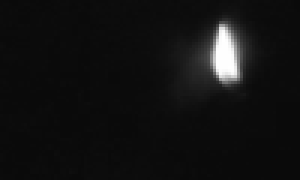
//> input picture cpp/RPi/testimg.bmp, 100 x 60 px (shown 3 times larger)
$ ./fireLocCPP testimg.bmp   (built with g++ and OpenCV 4)
//> lines starting //> are read from the running program, lines starting //| are printed output that depends on the picture; after the words box and inside, x2 and y2 are one past the last pixel; in counts of white or black regions, pixels touching at a corner belong together
//> further down, data is the input picture: 60 rows x 100 cols, CV_8UC1; min 10, max 255, mean 18.2
#include <stdio.h>
#include <opencv2/opencv.hpp>

using namespace cv;

void findFire(Mat data){
	Mat blur, thresh;
	double maxVal;
	Scalar meanVal;
	GaussianBlur(data, blur, Size(3,3), 2);
	meanVal = mean(blur);
//> meanVal = Scalar(18.2)
	minMaxLoc(blur, NULL, &maxVal, NULL, NULL);
//> maxVal = 254
	threshold(blur, thresh, (meanVal[0] + maxVal)/2, 255, 0);
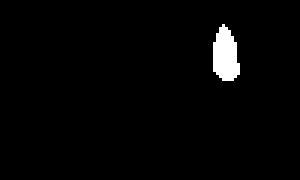
//> thresh: 60 rows x 100 cols, CV_8UC1 (shown 3 times larger); 2.1% white; 1 white region, box (x1, y1, x2, y2) and area: (71, 8, 80, 27) 126
	imwrite("mask.bmp",thresh);
}

int main(int argc, char** argv){
	char* imgName = argv[1];
	int fireLoc[2];
	Mat data;
	data = imread(imgName,0);
	findFire(data);

	return 0;
}
